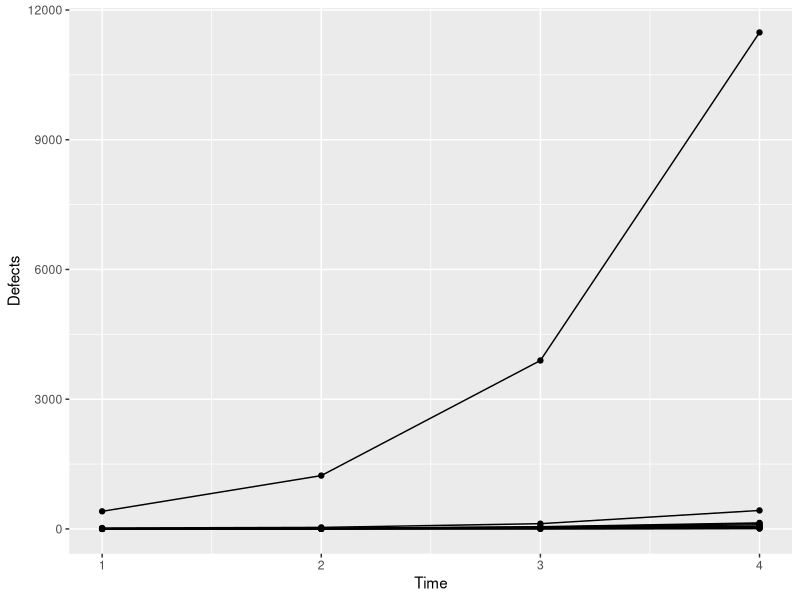
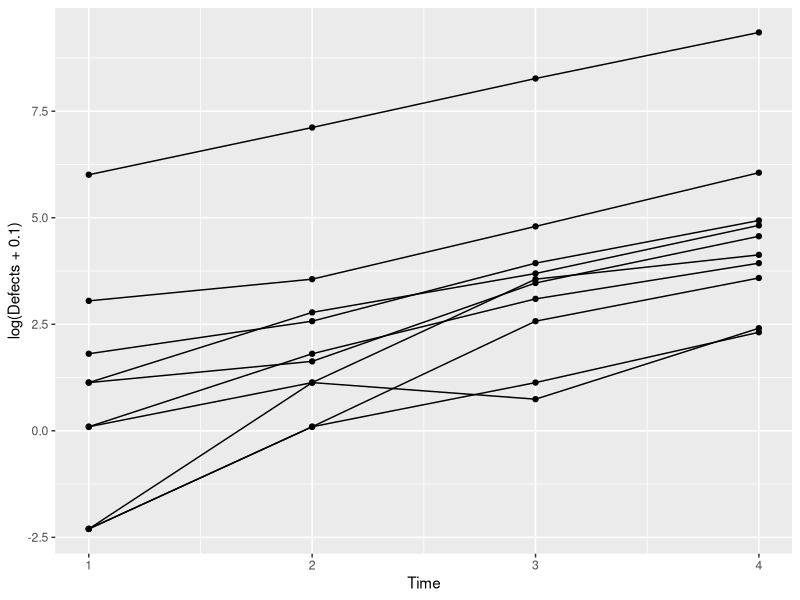
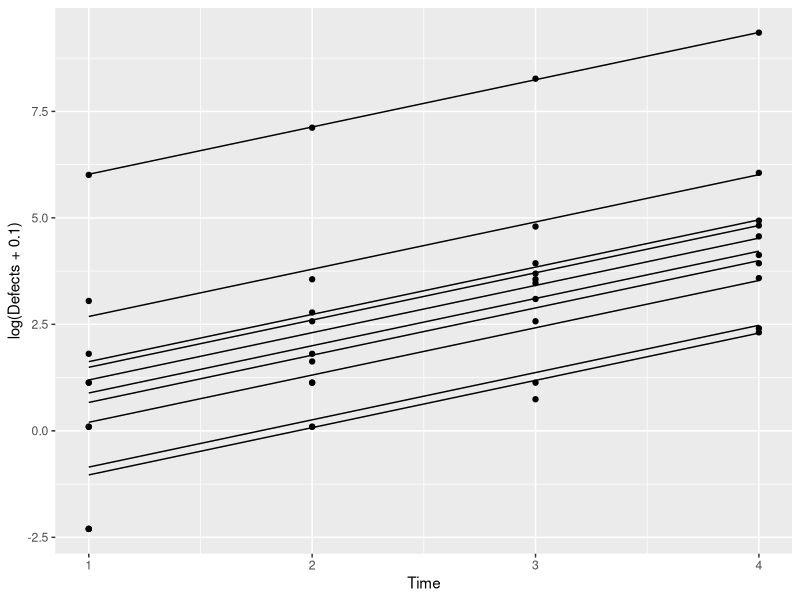
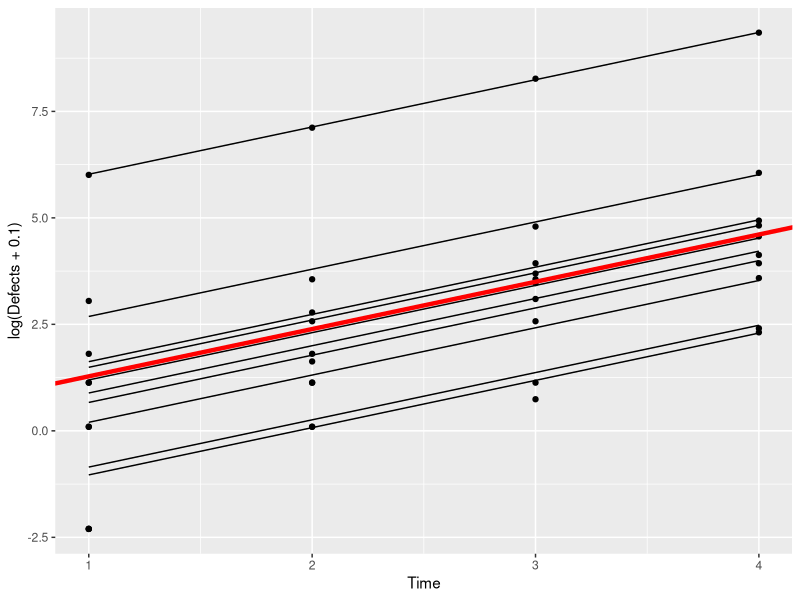
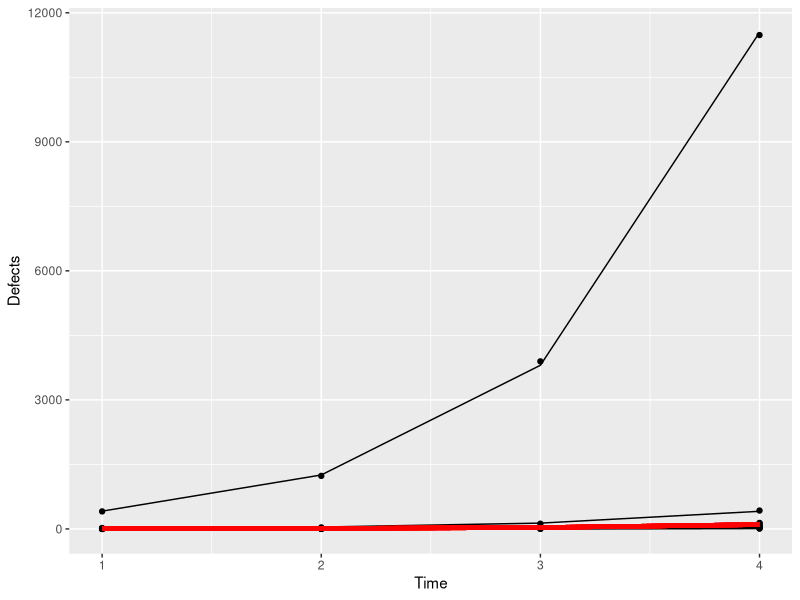
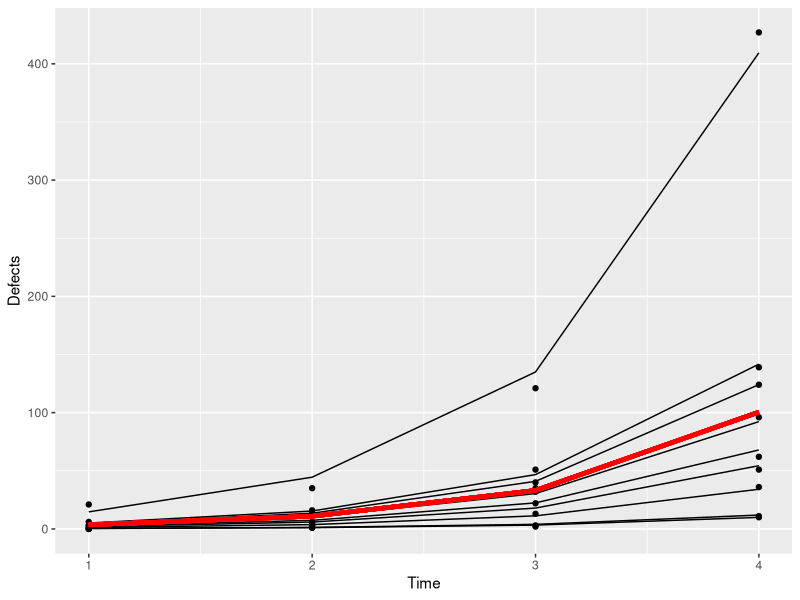
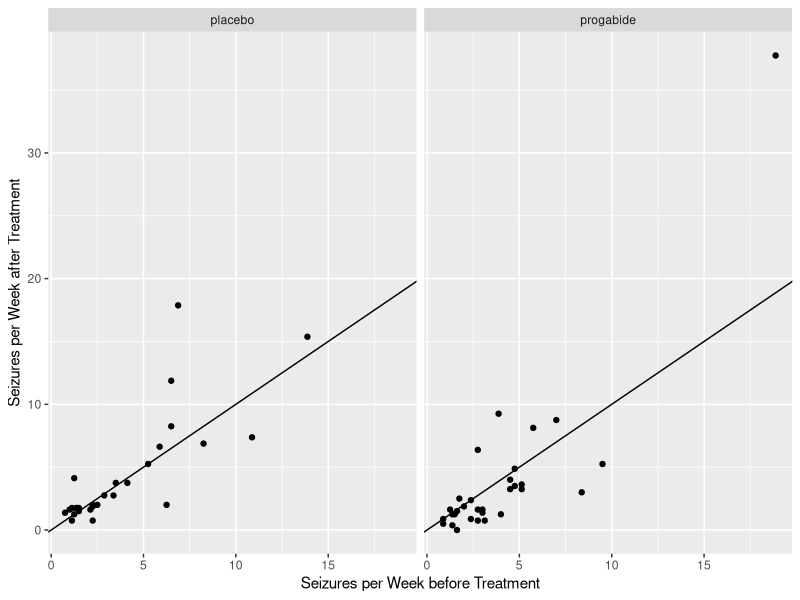
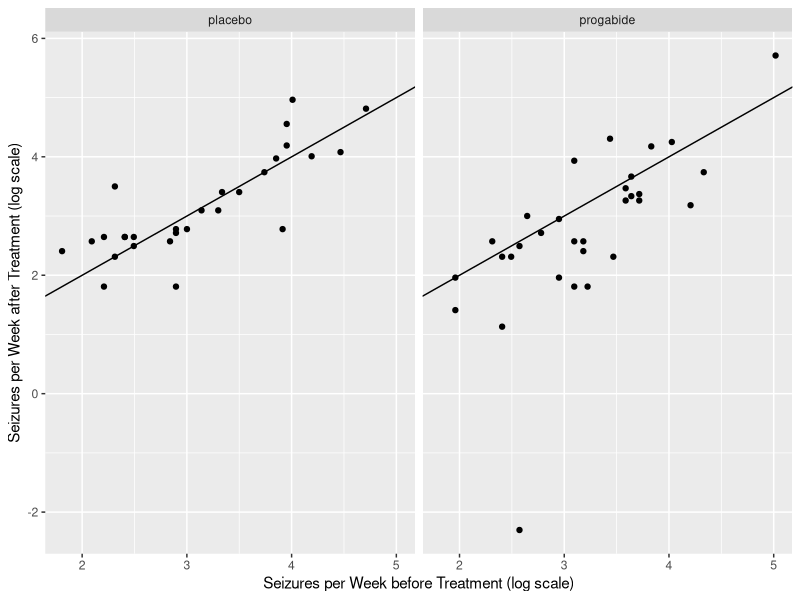

Write the R code that produced these figures, in order.
## ---- chunk 1
library(tidyverse)
library(robustbase) # contains data we'll use
library(ggplot2)
library(vcdExtra)
library(magrittr)
library(MASS)
library(lme4)     # access the mixed functions
## ---- chunk 2
set.seed(090901) ## set seed so we all get the same results

Machine <- as.factor(rep(1:10, rep(4, 10))) # 10 machines, each with 4 defect counts
Time <- rep(1:4, 10) # Time variable: 1,2,3,4 for each Machine

RE <- rnorm(10, 0, 2) # generate 10 random effects, one for each Machine
                              # random effect variance is  4.
eta <- rep(RE, rep(4, 10)) # replicate the random effects four times for each Machine

# See what we have so far:
cbind(Machine, Time, eta)[1:12, ]
## ---- chunk 3
set.seed(100233)
llambda <-  1.1 * Time + eta # lambda on the log scale
lambda <- exp(llambda)
Defects <- rpois(40, lambda)
Simu_dat <- data.frame(Machine,Time,eta,Defects)
head(Simu_dat)
## ---- chunk 4
ggplot(data = Simu_dat, aes(Time, Defects, group=Machine)) + geom_point() + geom_line()
## ---- chunk 5
ggplot(data = Simu_dat, aes(Time, log(Defects+0.1), group=Machine)) + geom_point() + geom_line()
## ---- chunk 6
sim1 <- glmer(Defects ~ Time + (1|Machine),
	data = Simu_dat, family = poisson)
summary(sim1)
## ---- chunk 7
Simu_dat$fits <- predict(sim1)
ggplot(Simu_dat,aes(Time,log(Defects+0.1),by=Machine)) + geom_point() + geom_line(aes(Time,fits))
## ---- chunk 8
ggplot(Simu_dat,aes(Time,log(Defects+0.1),by=Machine)) + geom_point() + geom_line(aes(Time,fits)) + geom_abline(intercept = 0.17, slope = 1.11,color = "red",linewidth=1.5)
## ---- chunk 9
ggplot(Simu_dat,aes(Time,Defects,by=Machine)) + geom_point() + geom_line(aes(Time,exp(fits))) + geom_line(aes(x =Time,y=exp(0.17+1.11*Time)),color="red",linewidth=1.5)
## ---- chunk 10
tapply(Simu_dat$Defects,Simu_dat$Machine,sum)
## ---- chunk 11
ggplot(subset(Simu_dat,Machine!=2),aes(Time,Defects,by=Machine)) + geom_point() + geom_line(aes(Time,exp(fits))) + geom_line(aes(x =Time,y=exp(0.17+1.11*Time)),color="red",size=1.5)
## ---- chunk 12
# ?epilepsy
data(epilepsy)
head(epilepsy)
xtabs(formula=~Trt,data=epilepsy)
## ---- chunk 13
ggplot(data=epilepsy) +
  geom_point(aes(x = Base / 8, Ysum / 8)) +
  xlab("Seizures per Week before Treatment") +
  ylab("Seizures per Week after Treatment") + facet_wrap(~Trt) +
  geom_abline(slope = 1,intercept = 0) ## reference line
## ---- chunk 14
ggplot(data=epilepsy) +
  geom_point(aes(x = log(Base+0.1), y = log(Ysum+0.1))) + 
  xlab("Seizures per Week before Treatment (log scale)") + 
  ylab("Seizures per Week after Treatment (log scale)") +
  facet_wrap(~Trt) +
  geom_abline(slope = 1,intercept = 0)
## ---- chunk 15
epilepsy$improvement <- ifelse(epilepsy$Ysum/8 < epilepsy$Base/8,
                               "improved","didn't")
xtabs(formula=~Trt+improvement, data=epilepsy)
## ---- chunk 16
success = c(12, 21) ## number who improved on the placebo, progabide
fail = c(16, 10) ## number who did not improve on the placebo, progabide
resp = cbind(success, fail)
trt = c(0, 1) ## coding 0 as the placebo group, 1 as progabide
out = glm(resp ~ trt, family=binomial) ## simple GLM 
summary(out)

1-pchisq(3.73, 1)
## ---- chunk 17
epil_long <- pivot_longer(epilepsy, c(Y1, Y2, Y3, Y4), names_to="Visit", values_to="Seizures")
epil_long %<>% arrange(.,ID)  # sort by patient ID
epil_long %<>% mutate(.,ID = as.factor(ID),Visit = rep(1:4,59))
        # change ID to factor and Visit to numeric
head(epil_long)
ggplot(epil_long,aes(Visit,Seizures,by=ID)) + geom_line() + facet_wrap(~Trt)
## ---- chunk 18
ggplot(epil_long,aes(Visit,log(Seizures+0.1),by=ID)) + geom_line() + facet_wrap(~Trt)
## ---- chunk 19
ggplot(data = epilepsy, aes(x = Trt, y = Base)) + geom_jitter(width=.01)
ggplot(data = epilepsy, aes(x = Trt, y = Age)) + geom_jitter(width=.01)
## ---- chunk 20
mod1 <- glmer(Seizures ~ Trt + Base + Age + Visit +
		(1|ID), family = poisson, data = epil_long)
summary(mod1)
## ---- chunk 21
mod2 <- glmer(Seizures ~ Trt + Base + Age + Visit + (1 + Visit|ID), family = poisson, data = epil_long)

# oops this didn't converge --- try the initialization trick again:
(init <- getME(mod2, name = c("theta", "fixef")))
mod2 <- glmer(Seizures ~ Trt + Base + Age + Visit + (1 + Visit|ID), family = poisson, data = epil_long, start = init)
summary(mod2)
## ---- chunk 22
AIC(mod1, mod2)
BIC(mod1, mod2)
## ---- chunk 23
summary(mod1)
## ---- chunk 24
epil_long$resid <- residuals(mod1)
epil_long$fits <- exp(predict(mod1))

# first some plots of the residuals vs. explanatory variables 
ggplot(epil_long,aes(Visit,resid)) + geom_point() + facet_wrap(~Trt)
ggplot(epil_long,aes(Base,resid)) + geom_point() + facet_wrap(~Trt)
ggplot(epil_long,aes(Age,resid)) + geom_point() + facet_wrap(~Trt)

# now a look at the normality of the random effects
qqnorm(unlist((ranef(mod1)$ID)))
qqline(unlist((ranef(mod1)$ID)))

# finally, fitted values versus observations
ggplot(epil_long,aes(Seizures,fits)) + geom_point() + facet_wrap(~Trt) + geom_abline()
ggplot(epil_long,aes(log(Seizures+0.1),log(fits+0.1))) + geom_point() + facet_wrap(~Trt) + geom_abline()

## ---- chunk 25
# first, glmer.nb with the same form as above
mod3 <- glmer.nb(Seizures ~ Trt + Age + Base + Visit + (1|ID), data = epil_long)
init <- getME(mod3,name=c("theta","fixef"))
mod3 <- glmer.nb(Seizures ~ Trt + Age + Base + Visit + (1|ID), data = epil_long, start = init)
summary(mod3)
## ---- chunk 26
AIC(mod1,mod3)
BIC(mod1,mod3)
## ---- chunk 27
epil_long$resid <- residuals(mod3)
epil_long$fits <- exp(predict(mod3))

# first some plots of the residuals vs. explanatory variables 
ggplot(epil_long,aes(Visit,resid)) + geom_point() + facet_wrap(~Trt)
ggplot(epil_long,aes(Base,resid)) + geom_point() + facet_wrap(~Trt)
ggplot(epil_long,aes(Age,resid)) + geom_point() + facet_wrap(~Trt)

# now a look at the normality of the random effects
qqnorm(unlist((ranef(mod1)$ID)))
qqline(unlist((ranef(mod1)$ID)))

# finally, fitted values versus observations
ggplot(epil_long,aes(Seizures,fits)) + geom_point() + facet_wrap(~Trt) + geom_abline()
ggplot(epil_long,aes(log(Seizures+0.1),log(fits+0.1))) + geom_point() + facet_wrap(~Trt) + geom_abline()

## ---- chunk 28
mod.norand <- glm.nb(Seizures ~ Trt + Age + Base + Visit, data = epil_long)
summary(mod.norand)
## ---- chunk 29
summary(mod3)$coefficients
summary(mod.norand)$coefficients
## ---- chunk 30
cbind(fitted(mod.norand), fitted(mod3))[1:40, ] |> head()
